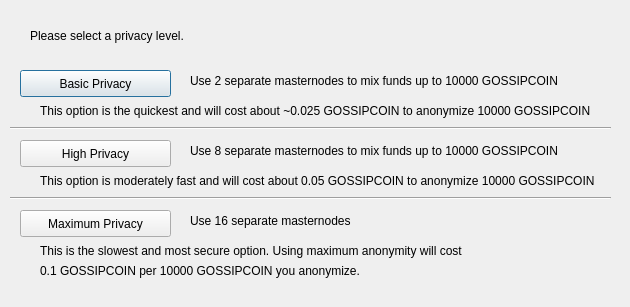
<?xml version="1.0" encoding="UTF-8"?>
<ui version="4.0">
 <class>ObfuscationConfig</class>
 <widget class="QDialog" name="ObfuscationConfig">
  <property name="geometry">
   <rect>
    <x>0</x>
    <y>0</y>
    <width>630</width>
    <height>307</height>
   </rect>
  </property>
  <property name="windowTitle">
   <string>Configure Obfuscation</string>
  </property>
  <widget class="QPushButton" name="buttonBasic">
   <property name="geometry">
    <rect>
     <x>20</x>
     <y>70</y>
     <width>151</width>
     <height>27</height>
    </rect>
   </property>
   <property name="text">
    <string>Basic Privacy</string>
   </property>
  </widget>
  <widget class="QPushButton" name="buttonHigh">
   <property name="geometry">
    <rect>
     <x>20</x>
     <y>140</y>
     <width>151</width>
     <height>27</height>
    </rect>
   </property>
   <property name="text">
    <string>High Privacy</string>
   </property>
  </widget>
  <widget class="QPushButton" name="buttonMax">
   <property name="geometry">
    <rect>
     <x>20</x>
     <y>210</y>
     <width>151</width>
     <height>27</height>
    </rect>
   </property>
   <property name="text">
    <string>Maximum Privacy</string>
   </property>
  </widget>
  <widget class="QLabel" name="label">
   <property name="geometry">
    <rect>
     <x>30</x>
     <y>20</y>
     <width>571</width>
     <height>31</height>
    </rect>
   </property>
   <property name="text">
    <string>Please select a privacy level.</string>
   </property>
  </widget>
  <widget class="QLabel" name="label_2">
   <property name="geometry">
    <rect>
     <x>190</x>
     <y>70</y>
     <width>421</width>
     <height>21</height>
    </rect>
   </property>
   <property name="text">
    <string>Use 2 separate masternodes to mix funds up to 10000 GOSSIPCOIN</string>
   </property>
  </widget>
  <widget class="QLabel" name="label_3">
   <property name="geometry">
    <rect>
     <x>190</x>
     <y>140</y>
     <width>411</width>
     <height>21</height>
    </rect>
   </property>
   <property name="text">
    <string>Use 8 separate masternodes to mix funds up to 10000 GOSSIPCOIN</string>
   </property>
  </widget>
  <widget class="QLabel" name="label_4">
   <property name="geometry">
    <rect>
     <x>190</x>
     <y>210</y>
     <width>421</width>
     <height>21</height>
    </rect>
   </property>
   <property name="text">
    <string>Use 16 separate masternodes</string>
   </property>
  </widget>
  <widget class="QLabel" name="label_6">
   <property name="geometry">
    <rect>
     <x>40</x>
     <y>100</y>
     <width>561</width>
     <height>21</height>
    </rect>
   </property>
   <property name="text">
    <string>This option is the quickest and will cost about ~0.025 GOSSIPCOIN to anonymize 10000 GOSSIPCOIN</string>
   </property>
  </widget>
  <widget class="QLabel" name="label_7">
   <property name="geometry">
    <rect>
     <x>40</x>
     <y>170</y>
     <width>561</width>
     <height>21</height>
    </rect>
   </property>
   <property name="text">
    <string>This option is moderately fast and will cost about 0.05 GOSSIPCOIN to anonymize 10000 GOSSIPCOIN</string>
   </property>
  </widget>
  <widget class="QLabel" name="label_8">
   <property name="geometry">
    <rect>
     <x>40</x>
     <y>240</y>
     <width>561</width>
     <height>21</height>
    </rect>
   </property>
   <property name="text">
    <string>This is the slowest and most secure option. Using maximum anonymity will cost</string>
   </property>
  </widget>
  <widget class="QLabel" name="label_9">
   <property name="geometry">
    <rect>
     <x>40</x>
     <y>260</y>
     <width>561</width>
     <height>21</height>
    </rect>
   </property>
   <property name="text">
    <string>0.1 GOSSIPCOIN per 10000 GOSSIPCOIN you anonymize.</string>
   </property>
  </widget>
  <widget class="Line" name="line">
   <property name="geometry">
    <rect>
     <x>10</x>
     <y>120</y>
     <width>601</width>
     <height>16</height>
    </rect>
   </property>
   <property name="orientation">
    <enum>Qt::Horizontal</enum>
   </property>
  </widget>
  <widget class="Line" name="line_2">
   <property name="geometry">
    <rect>
     <x>10</x>
     <y>190</y>
     <width>601</width>
     <height>16</height>
    </rect>
   </property>
   <property name="orientation">
    <enum>Qt::Horizontal</enum>
   </property>
  </widget>
 </widget>
 <resources/>
 <connections/>
</ui>
